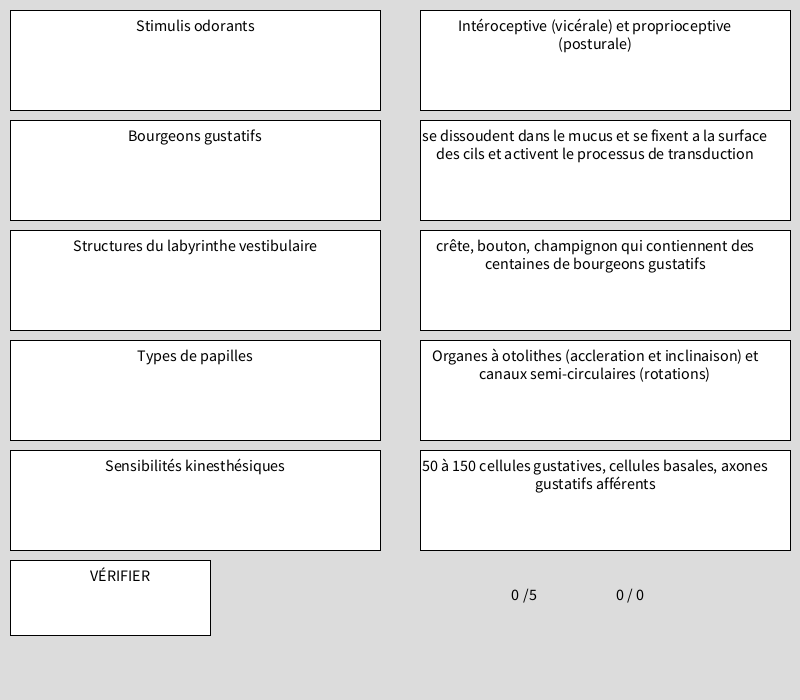
Frame 1 (no input)
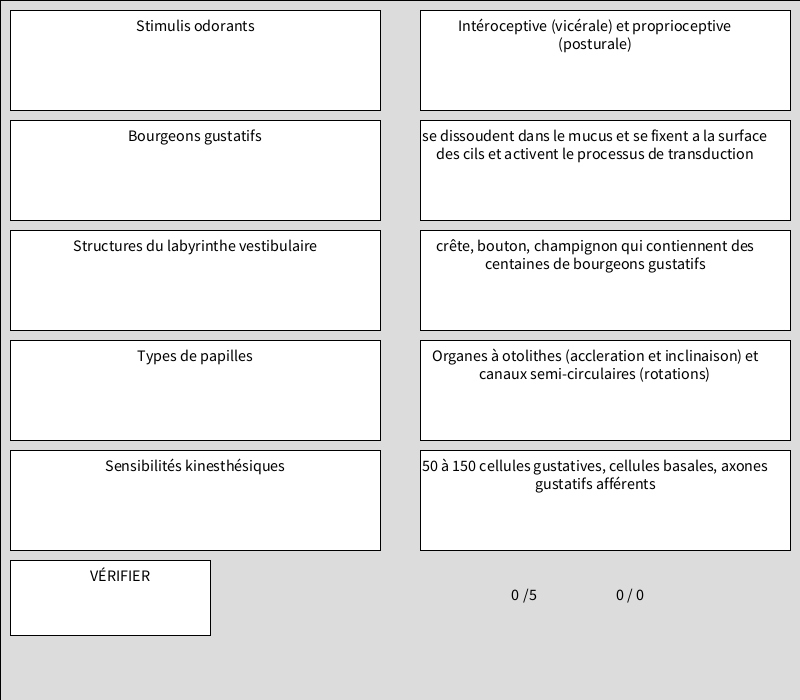
Frame 60 (the mouse pressed at the canvas centre just before this capture)
Frame 120 (the mouse held since frame 60 and released just before this capture): identical to frame 60, image omitted

The Processing sketch that drew these frames (run headless with seeded random() and noise(); from frame 60 on, the mouse is pressed at the canvas centre):

// Processing sketch: processing_91307
// ── processing_91307.pde

int colonnes = 2;
int rangees = 3;
int etat = 1;
int pts = 0;
int pct = 0;
int pctt = 0;
int[] q  = new int[6]; //question
int[] r  = new int[6]; //reponse
int[] m  = new int[6]; //modifie
int[] bq  = new int[6]; //bloc de question
int[] br  = new int[6]; //bloc de reponse

color couleurQ1 = color(255, 255, 255);
color couleurQ2 = color(255, 255, 255);
color couleurQ3 = color(255, 255, 255);
color couleurQ4 = color(255, 255, 255);
color couleurQ5 = color(255, 255, 255);
color couleurR1 = color(255, 255, 255);
color couleurR2 = color(255, 255, 255);
color couleurR3 = color(255, 255, 255);
color couleurR4 = color(255, 255, 255);
color couleurR5 = color(255, 255, 255);
color couleurA1 = color(0);
color couleurA2 = color(0);
color couleurA3 = color(0);
color couleurA4 = color(0);
color couleurA5 = color(0);

String[] question = {
  " Systèmes de détection chimique ", 
  "Les chémorécepteurs ", 
  "La gustation et l’olfaction", 
  "La gustation et l’olfaction diffèrent", 
  "Les gouts de base", 
  "Différenciation des gouts  ", 
  "Organes du gout ", 
  "Cartographie de la langue", 
  "Types de papilles", 
  "Bourgeons gustatifs",
 "Transduction du gout", 
  "Voies centrales du système gustatif", 
  "Influence sur le comportement", 
  "Motivation à se nourrir", 
  "Lésions cérébrales", 
  "Interface utilisant la langue",
"Facteur de survie lié a l’olfaction", 
  "Endroit par ou on ressent les odeurs ", 
  "Les 3 types de cellules de l’éphitélium olfactif ", 
  "L’éphitélium …", 
  "Mucus",   
"Récepteurs Olfactifs", 
  "Dans la couche de mucus ", 
  "Stimulis odorants", 
  "Reconnaître les odeurs", 
  "Influence des odeurs sur le comportement", 
  "Anosmie", 
  "Marketing par odorat (Cinema)", 
  "Marketing par odorat (Jeux)", 
  "Marketing par odorat (Commerce de detail)", 
  "Kinesthésie (ou cinesthésie)", 
  "Sensibilités kinesthésiques", 
  "Introception", 
  "Proprioception ", 
  "Système vestibulaire ", 
  "Structures du labyrinthe vestibulaire", 
  "Influence de la kinesthésie"

}; 

String[] reponse = {
  
  "Organismes univellulaires et multicellulaires", 
  "Types de cellules chimiquement sensibles répartis sur tout le corps", 
  "Roles de détection chimiques dans l’environnement relié a nos besoins fondamentaux", 
  "Par leur structure, leurs mécanismes de chémorecepteurs, organisation globale, connections centrales et leur influence sur le comportement", 
  "sucré, salé, acide, amer, umami(MSG)",
  "Combinaison différente des gouts de base, perception du gout et odeur simultanément et autres modalités sensorielles ", 
  "Le palais, le pharynx, l’épiglotte, cavités nasales(nez+pharynx)", 
  "Certaines parties de la langue sont plus sensibles que d’autres au gout de base(seuil", 
  "crête, bouton, champignon qui contiennent des centaines de bourgeons gustatifs", 
"50 à 150 cellules gustatives, cellules basales, axones gustatifs afférents",
"Processus par lequel un stimulis provoque une réponse dans une cellule sensorielle sous forme de potentiel", 
  "Bourgeons gustatifs – axones gustatifs primaires – tronc cérébral – thalamus – cortex gustatif primaire (aire 36 de Brodmann)", 
  "Déglutition, salivation, vomissement, digestion, respiration", 
  "Information gustative distribuée a l’hypothalamus et certaines structures du système limbique", 
  "Aguesie, perte du sens gustatif (cortex gustatif) et suralimentation, sous-alimentation, alimentation modifiée (hypothalamis)", 
"Machine qui reproduit des pixels sur la langue par un courant électrique qui permet de percevoir une image. Brainport",
  "Differencier les aliments comestibles et non-comestibles, sens chimique pour sentir le danger et facteurs hormonaux de survie", 
  "Fine couche de cellules situées en haut de la cavité nasale : l’éphitélium olfactif", 
  "Cellules olfactives réceptrices, cellules de soutien et cellules basales", 
  "exude une fine couche de mucus qui s’écoule et se reforme toutes les 10 minutes", 
  "composé d’eau contenant des mucopolysaccharides en dissolution et des protéines : anticorps, enzymes, sels, etc", 
  "Ont une fine dendrite unique qui se termine par un petit bouton à la surface de l’épithélium ", 
  "se situe des récepteurs olfactifs qui sont composé de long cils très fins et qui ondulent à partir du bouton", 
  "se dissoudent dans le mucus et se fixent a la surface des cils et activent le processus de transduction", 
  "Par carte olfactive et codage temporel", 
"Par le système limbique en exerçant une influence sur le système endocrinien",
  "Perte de l’olfaction", 
  "Le Grand Bleu, James Bond", 
  "Scent Science", 
  "Restaurants, boulangeries, magasin de chaussures (fausses odeurs)", 
  "Perception de l’équilibre et de la position", 
"Intéroceptive (vicérale) et proprioceptive (posturale)",
"Émotions et homéostasie", 
  "Position relative, déterminé par les propriocepteurs (dans les muscles, tendons, ligaments et jointures)", 
  "Position et déplacement de la tête", 
  "Organes à otolithes (accleration et inclinaison) et canaux semi-circulaires (rotations)", 
  "Sert a nous approprier l’espace et aide avec la perception de soi et la construction de sens"
  
};  

int rand1 = (int)random(question.length);
int rand2 = (int)random(question.length);
int rand3 = (int)random(question.length);
int rand4 = (int)random(question.length);
int rand5 = (int)random(question.length);
int rand1modif = rand1;
int rand2modif = rand2;
int rand3modif = rand3;
int rand4modif = rand4;
int rand5modif = rand5;
int swap = 0;


void setup() {
  size(800, 700);
  smooth();
  noStroke();
  int swap = (int)random(5);

  for (int i = 1; i < q.length; i++ ) {
    q[i] = 0;
    r[i] = 0;
    bq[i] = 0;
    br[i] = 0;
  }

  for (int i = 1; i < m.length; i++ ) {
    m[i] = i;
  }

  while (rand1 == rand2) {
    rand2 = (int)random(question.length);
  }

  while (rand3 == rand2 || rand3 == rand1) {
    rand3 = (int)random(question.length);
  }

  while (rand4 == rand2 || rand3 == rand4 || rand4 == rand1) {
    rand4 = (int)random(question.length);
  }

  while (rand5 == rand2 || rand3 == rand5 || rand4 == rand5 || rand5 == rand1) {
    rand5 = (int)random(question.length);
  }

  //println(question[1]);
  // println(reponse[1]);
}
void draw() { 

  fill(220);
  rect(0, 0, width, height);

  /*rand1modif = rand2;
   rand2modif = rand3;  
   rand3modif = rand4;
   rand4modif = rand1;
   rand5modif = rand5;
   
   m[1] = 2;
   m[2] = 3;
   m[3] = 4;
   m[4] = 1;
   m[5] = 5;*/

  println(swap);
  if (swap==0) {
    println("zéro");
    rand1modif = rand5;
    rand2modif = rand1;  
    rand3modif = rand4;
    rand4modif = rand3;
    rand5modif = rand2;

    m[1] = 5;
    m[2] = 1;
    m[3] = 4;
    m[4] = 3;
    m[5] = 2;
  }

  if (swap==1) {
    println("un");
    rand1modif = rand2;
    rand2modif = rand3;  
    rand3modif = rand4;
    rand4modif = rand1;
    rand5modif = rand5;

    m[1] = 2;
    m[2] = 3;
    m[3] = 4;
    m[4] = 1;
    m[5] = 5;
  }
  if (swap==2) {
    println("deux");
    rand1modif = rand1;
    rand2modif = rand5; 
    rand3modif = rand2;
    rand4modif = rand3;
    rand5modif = rand4;

    m[1] = 1;
    m[2] = 5;
    m[3] = 2;
    m[4] = 3;
    m[5] = 4;
  }
  if (swap==3) {
    println("trois");
    rand1modif = rand4;
    rand2modif = rand5; 
    rand3modif = rand3;
    rand4modif = rand2;
    rand5modif = rand1;

    m[1] = 4;
    m[2] = 5;
    m[3] = 3;
    m[4] = 2;
    m[5] = 1;
  }
  if (swap==4) {
    println("quatre");
    rand1modif = rand2;
    rand2modif = rand1;
    rand3modif = rand4;
    rand4modif = rand5;
    rand5modif = rand3;

    m[1] = 2;
    m[2] = 1;
    m[3] = 4;
    m[4] = 5;
    m[5] = 3;
  }


  if (etat <=2) {

    // Dessin des blocs

    stroke(0);
    strokeWeight(1);
    if (etat ==2) {
      stroke(couleurA1);
      strokeWeight(20);
    }
    fill(couleurQ1);
    rect(10, 10, 370, 100);

    stroke(0);
    strokeWeight(1);
    if (etat ==2) {
      stroke(couleurA2);
      strokeWeight(20);
    }
    fill(couleurQ2);
    rect(10, 120, 370, 100);

    stroke(0);
    strokeWeight(1);
    if (etat ==2) {
      stroke(couleurA3);
      strokeWeight(20);
    }
    fill(couleurQ3);
    rect(10, 230, 370, 100);

    stroke(0);
    strokeWeight(1);
    if (etat ==2) {
      stroke(couleurA4);
      strokeWeight(20);
    }
    fill(couleurQ4);
    rect(10, 340, 370, 100);

    stroke(0);
    strokeWeight(1);
    if (etat ==2) {
      stroke(couleurA5);
      strokeWeight(20);
    }
    fill(couleurQ5);
    rect(10, 450, 370, 100);

    //------------------------

    stroke(0);
    fill(255);
    rect(10, 560, 200, 75);
    
    textAlign(CENTER);
    textSize(16);
    fill(0);
    text("VÉRIFIER", 20, 570, 200, 80);

    //---------------------

    stroke(0);
    fill(couleurR1);
    rect(420, 10, 370, 100);

    stroke(0);
    fill(couleurR2);
    rect(420, 120, 370, 100);

    stroke(0);
    fill(couleurR3);
    rect(420, 230, 370, 100);

    stroke(0);
    fill(couleurR4);
    rect(420, 340, 370, 100);

    stroke(0);
    fill(couleurR5);
    rect(420, 450, 370, 100);



    textAlign(CENTER);
    textSize(16);
    fill(0);
    text(question[rand1], 20, 20, 350, 80);

    textAlign(CENTER);
    textSize(16);
    fill(0);
    text(question[rand2], 20, 130, 350, 80);

    textAlign(CENTER);
    textSize(16);
    fill(0);
    text(question[rand3], 20, 240, 350, 80);

    textAlign(CENTER);
    textSize(16);
    fill(0);
    text(question[rand4], 20, 350, 350, 80);

    textAlign(CENTER);
    textSize(16);
    fill(0);
    text(question[rand5], 20, 460, 350, 80);

    textAlign(CENTER);
    textSize(16);
    fill(0);
    text(reponse[rand1modif], 420, 20, 350, 80);

    textAlign(CENTER);
    textSize(16);
    fill(0);
    text(reponse[rand2modif], 420, 130, 350, 80);

    textAlign(CENTER);
    textSize(16);
    fill(0);
    text(reponse[rand3modif], 420, 240, 350, 80);

    textAlign(CENTER);
    textSize(16);
    fill(0);
    text(reponse[rand4modif], 420, 350, 350, 80);

    textAlign(CENTER);
    textSize(16);
    fill(0);
    text(reponse[rand5modif], 420, 460, 350, 80);

    textAlign(CENTER);
    textSize(16);
    fill(0);
    text(pts, 515, 600);

    textAlign(CENTER);
    textSize(16);
    fill(0);
    text("/5", 530, 600);

    textAlign(CENTER);
    textSize(16);
    fill(0);
    text(pct, 620, 600);

    textAlign(CENTER);
    textSize(16);
    fill(0);
    text("/", 630, 600);

    textAlign(CENTER);
    textSize(16);
    fill(0);
    text(pctt, 640, 600);
  }
}
void mouseReleased() {
  if (etat ==1) {
    if (mouseX >10 && mouseX < 380 && mouseY >10 && mouseY < 110) {
      if (bq[1] == 0) {
        if ( q[5] == 0 &&  q[1] > 0 &&  q[2] > 0 &&  q[3] > 0 &&  q[4] > 0) {
          q[5] = 1;
          bq[1] =5;
          couleurQ1 = color(255, 255, 0);
        }
        if ( q[4] == 0 &&  q[1] > 0 &&  q[2] > 0 &&  q[3] > 0) {
          q[4] = 1;
          bq[1] =4;
          couleurQ1 = color(255, 180, 0);
        }
        if ( q[3] == 0 &&  q[1] > 0 &&  q[2] > 0) {
          q[3] = 1;
          bq[1] =3;
          couleurQ1 = color(0, 255, 0);
        }
        if ( q[2] == 0 &&  q[1] > 0) {
          q[2] = 1;
          bq[1] =2;
          couleurQ1 = color(255, 0, 0);
        }
        if ( q[1] == 0) {
          q[1] = 1;
          bq[1] =1;
          couleurQ1 = color(0, 255, 255);
        }
      }
      else {
        if (bq[1] ==1) {
          q[1] = 0;
          bq[1] =0;
          couleurQ1 = color(255, 255, 255);
        }
        if (bq[1] ==2) {
          q[2] = 0;
          bq[1] =0;
          couleurQ1 = color(255, 255, 255);
        }
        if (bq[1] ==3) {
          q[3] = 0;
          bq[1] =0;
          couleurQ1 = color(255, 255, 255);
        }
        if (bq[1] ==4) {
          q[4] = 0;
          bq[1] =0;
          couleurQ1 = color(255, 255, 255);
        }
        if (bq[1] ==5) {
          q[5] = 0;
          bq[1] =0;
          couleurQ1 = color(255, 255, 255);
        }
      }
    }

    if (mouseX >10 && mouseX < 380 && mouseY >120 && mouseY < 220) {
      if (bq[2] == 0) {
        if ( q[5] == 0 &&  q[1] > 0 &&  q[2] > 0 &&  q[3] > 0 &&  q[4] > 0) {
          q[5] = 2;
          bq[2] =5;
          couleurQ2 = color(255, 255, 0);
        }
        if ( q[4] == 0 &&  q[1] > 0 &&  q[2] > 0 &&  q[3] > 0) {
          q[4] = 2;
          bq[2] =4;
          couleurQ2 = color(255, 180, 0);
        }
        if ( q[3] == 0 &&  q[1] > 0 &&  q[2] > 0) {
          q[3] = 2;
          bq[2] =3;
          couleurQ2 = color(0, 255, 0);
        }
        if ( q[2] == 0 &&  q[1] > 0) {
          q[2] = 2;
          bq[2] =2;
          couleurQ2 = color(255, 0, 0);
        }
        if ( q[1] == 0) {
          q[1] = 2;
          bq[2] =1;
          couleurQ2 = color(0, 255, 255);
        }
      }
      else {
        if (bq[2] ==1) {
          q[1] = 0;
          bq[2] =0;
          couleurQ2 = color(255, 255, 255);
        }
        if (bq[2] ==2) {
          q[2] = 0;
          bq[2] =0;
          couleurQ2 = color(255, 255, 255);
        }
        if (bq[2] ==3) {
          q[3] = 0;
          bq[2] =0;
          couleurQ2 = color(255, 255, 255);
        }
        if (bq[2] ==4) {
          q[4] = 0;
          bq[2] =0;
          couleurQ2 = color(255, 255, 255);
        }
        if (bq[2] ==5) {
          q[5] = 0;
          bq[2] =0;
          couleurQ2 = color(255, 255, 255);
        }
      }
    }

    if (mouseX >10 && mouseX < 380 && mouseY >230 && mouseY < 330) {
      if (bq[3] == 0) {
        if ( q[5] == 0 &&  q[1] > 0 &&  q[2] > 0 &&  q[3] > 0 &&  q[4] > 0) {
          q[5] = 3;
          bq[3] =5;
          couleurQ3 = color(255, 255, 0);
        }
        if ( q[4] == 0 &&  q[1] > 0 &&  q[2] > 0 &&  q[3] > 0) {
          q[4] = 3;
          bq[3] =4;
          couleurQ3 = color(255, 180, 0);
        }
        if ( q[3] == 0 &&  q[1] > 0 &&  q[2] > 0) {
          q[3] = 3;
          bq[3] =3;
          couleurQ3 = color(0, 255, 0);
        }
        if ( q[2] == 0 &&  q[1] > 0) {
          q[2] = 3;
          bq[3] =2;
          couleurQ3 = color(255, 0, 0);
        }
        if ( q[1] == 0) {
          q[1] = 3;
          bq[3] =1;
          couleurQ3 = color(0, 255, 255);
        }
      }
      else {
        if (bq[3] ==1) {
          q[1] = 0;
          bq[3] =0;
          couleurQ3 = color(255, 255, 255);
        }
        if (bq[3] ==2) {
          q[2] = 0;
          bq[3] =0;
          couleurQ3 = color(255, 255, 255);
        }
        if (bq[3] ==3) {
          q[3] = 0;
          bq[3] =0;
          couleurQ3 = color(255, 255, 255);
        }
        if (bq[3] ==4) {
          q[4] = 0;
          bq[3] =0;
          couleurQ3 = color(255, 255, 255);
        }
        if (bq[3] ==5) {
          q[5] = 0;
          bq[3] =0;
          couleurQ3 = color(255, 255, 255);
        }
      }
    }

    if (mouseX >10 && mouseX < 380 && mouseY >340 && mouseY < 440) {
      if (bq[4] == 0) {
        if ( q[5] == 0 &&  q[1] > 0 &&  q[2] > 0 &&  q[3] > 0 &&  q[4] > 0) {
          q[5] = 4;
          bq[4] =5;
          couleurQ4 = color(255, 255, 0);
        }
        if ( q[4] == 0 &&  q[1] > 0 &&  q[2] > 0 &&  q[3] > 0) {
          q[4] = 4;
          bq[4] =4;
          couleurQ4 = color(255, 180, 0);
        }
        if ( q[3] == 0 &&  q[1] > 0 &&  q[2] > 0) {
          q[3] = 4;
          bq[4] =3;
          couleurQ4 = color(0, 255, 0);
        }
        if ( q[2] == 0 &&  q[1] > 0) {
          q[2] = 4;
          bq[4] =2;
          couleurQ4 = color(255, 0, 0);
        }
        if ( q[1] == 0) {
          q[1] = 4;
          bq[4] =1;
          couleurQ4 = color(0, 255, 255);
        }
      }
      else {
        if (bq[4] ==1) {
          q[1] = 0;
          bq[4] =0;
          couleurQ4 = color(255, 255, 255);
        }
        if (bq[4] ==2) {
          q[2] = 0;
          bq[4] =0;
          couleurQ4 = color(255, 255, 255);
        }
        if (bq[4] ==3) {
          q[3] = 0;
          bq[4] =0;
          couleurQ4 = color(255, 255, 255);
        }
        if (bq[4] ==4) {
          q[4] = 0;
          bq[4] =0;
          couleurQ4 = color(255, 255, 255);
        }
        if (bq[4] ==5) {
          q[5] = 0;
          bq[4] =0;
          couleurQ4 = color(255, 255, 255);
        }
      }
    }

    if (mouseX >10 && mouseX < 380 && mouseY >450 && mouseY < 550) {
      if (bq[5] == 0) {
        if ( q[5] == 0 &&  q[1] > 0 &&  q[2] > 0 &&  q[3] > 0 &&  q[4] > 0) {
          q[5] = 5;
          bq[5] =5;
          couleurQ5 = color(255, 255, 0);
        }
        if ( q[4] == 0 &&  q[1] > 0 &&  q[2] > 0 &&  q[3] > 0) {
          q[4] = 5;
          bq[5] =4;
          couleurQ5 = color(255, 180, 0);
        }
        if ( q[3] == 0 &&  q[1] > 0 &&  q[2] > 0) {
          q[3] = 5;
          bq[5] =3;
          couleurQ5 = color(0, 255, 0);
        }
        if ( q[2] == 0 &&  q[1] > 0) {
          q[2] = 5;
          bq[5] =2;
          couleurQ5 = color(255, 0, 0);
        }
        if ( q[1] == 0) {
          q[1] = 5;
          bq[5] =1;
          couleurQ5 = color(0, 255, 255);
        }
      }
      else {
        if (bq[5] ==1) {
          q[1] = 0;
          bq[5] =0;
          couleurQ5 = color(255, 255, 255);
        }
        if (bq[5] ==2) {
          q[2] = 0;
          bq[5] =0;
          couleurQ5 = color(255, 255, 255);
        }
        if (bq[5] ==3) {
          q[3] = 0;
          bq[5] =0;
          couleurQ5 = color(255, 255, 255);
        }
        if (bq[5] ==4) {
          q[4] = 0;
          bq[5] =0;
          couleurQ5 = color(255, 255, 255);
        }
        if (bq[5] ==5) {
          q[5] = 0;
          bq[5] =0;
          couleurQ5 = color(255, 255, 255);
        }
      }
    }

    //---------------------Réponses

    if (mouseX >420 && mouseX < 790 && mouseY >10 && mouseY < 110) {
      if (br[1] == 0) {
        if ( r[5] == 0 &&  r[1] > 0 &&  r[2] > 0 &&  r[3] > 0 &&  r[4] > 0) {
          r[5] = 1;
          br[1] =5;
          couleurR1 = color(255, 255, 0);
        }
        if ( r[4] == 0 &&  r[1] > 0 &&  r[2] > 0 &&  r[3] > 0) {
          r[4] = 1;
          br[1] =4;
          couleurR1 = color(255, 180, 0);
        }
        if ( r[3] == 0 &&  r[1] > 0 &&  r[2] > 0) {
          r[3] = 1;
          br[1] =3;
          couleurR1 = color(0, 255, 0);
        }
        if ( r[2] == 0 &&  r[1] > 0) {
          r[2] = 1;
          br[1] =2;
          couleurR1 = color(255, 0, 0);
        }
        if ( r[1] == 0) {
          r[1] = 1;
          br[1] =1;
          couleurR1 = color(0, 255, 255);
        }
      }
      else {
        if (br[1] ==1) {
          r[1] = 0;
          br[1] =0;
          couleurR1 = color(255, 255, 255);
        }
        if (br[1] ==2) {
          r[2] = 0;
          br[1] =0;
          couleurR1 = color(255, 255, 255);
        }
        if (br[1] ==3) {
          r[3] = 0;
          br[1] =0;
          couleurR1 = color(255, 255, 255);
        }
        if (br[1] ==4) {
          r[4] = 0;
          br[1] =0;
          couleurR1 = color(255, 255, 255);
        }
        if (br[1] ==5) {
          r[5] = 0;
          br[1] =0;
          couleurR1 = color(255, 255, 255);
        }
      }
    }

    if (mouseX >420 && mouseX < 790 && mouseY >120 && mouseY < 220) {
      if (br[2] == 0) {
        if ( r[5] == 0 &&  r[1] > 0 &&  r[2] > 0 &&  r[3] > 0 &&  r[4] > 0) {
          r[5] = 2;
          br[2] =5;
          couleurR2 = color(255, 255, 0);
        }
        if ( r[4] == 0 &&  r[1] > 0 &&  r[2] > 0 &&  r[3] > 0) {
          r[4] = 2;
          br[2] =4;
          couleurR2 = color(255, 180, 0);
        }
        if ( r[3] == 0 &&  r[1] > 0 &&  r[2] > 0) {
          r[3] = 2;
          br[2] =3;
          couleurR2 = color(0, 255, 0);
        }
        if ( r[2] == 0 &&  r[1] > 0) {
          r[2] = 2;
          br[2] =2;
          couleurR2 = color(255, 0, 0);
        }
        if ( r[1] == 0) {
          r[1] = 2;
          br[2] =1;
          couleurR2 = color(0, 255, 255);
        }
      }
      else {
        if (br[2] ==1) {
          r[1] = 0;
          br[2] =0;
          couleurR2 = color(255, 255, 255);
        }
        if (br[2] ==2) {
          r[2] = 0;
          br[2] =0;
          couleurR2 = color(255, 255, 255);
        }
        if (br[2] ==3) {
          r[3] = 0;
          br[2] =0;
          couleurR2 = color(255, 255, 255);
        }
        if (br[2] ==4) {
          r[4] = 0;
          br[2] =0;
          couleurR2 = color(255, 255, 255);
        }
        if (br[2] ==5) {
          r[5] = 0;
          br[2] =0;
          couleurR2 = color(255, 255, 255);
        }
      }
    }

    if (mouseX >420 && mouseX < 790 && mouseY >230 && mouseY < 330) {
      if (br[3] == 0) {
        if ( r[5] == 0 &&  r[1] > 0 &&  r[2] > 0 &&  r[3] > 0 &&  r[4] > 0) {
          r[5] = 3;
          br[3] =5;
          couleurR3 = color(255, 255, 0);
        }
        if ( r[4] == 0 &&  r[1] > 0 &&  r[2] > 0 &&  r[3] > 0) {
          r[4] = 3;
          br[3] =4;
          couleurR3 = color(255, 180, 0);
        }
        if ( r[3] == 0 &&  r[1] > 0 &&  r[2] > 0) {
          r[3] = 3;
          br[3] =3;
          couleurR3 = color(0, 255, 0);
        }
        if ( r[2] == 0 &&  r[1] > 0) {
          r[2] = 3;
          br[3] =2;
          couleurR3 = color(255, 0, 0);
        }
        if ( r[1] == 0) {
          r[1] = 3;
          br[3] =1;
          couleurR3 = color(0, 255, 255);
        }
      }
      else {
        if (br[3] ==1) {
          r[1] = 0;
          br[3] =0;
          couleurR3 = color(255, 255, 255);
        }
        if (br[3] ==2) {
          r[2] = 0;
          br[3] =0;
          couleurR3 = color(255, 255, 255);
        }
        if (br[3] ==3) {
          r[3] = 0;
          br[3] =0;
          couleurR3 = color(255, 255, 255);
        }
        if (br[3] ==4) {
          r[4] = 0;
          br[3] =0;
          couleurR3 = color(255, 255, 255);
        }
        if (br[3] ==5) {
          r[5] = 0;
          br[3] =0;
          couleurR3 = color(255, 255, 255);
        }
      }
    }

    if (mouseX >420 && mouseX < 790 && mouseY >340 && mouseY < 440) {
      if (br[4] == 0) {
        if ( r[5] == 0 &&  r[1] > 0 &&  r[2] > 0 &&  r[3] > 0 &&  r[4] > 0) {
          r[5] = 4;
          br[4] =5;
          couleurR4 = color(255, 255, 0);
        }
        if ( r[4] == 0 &&  r[1] > 0 &&  r[2] > 0 &&  r[3] > 0) {
          r[4] = 4;
          br[4] =4;
          couleurR4 = color(255, 180, 0);
        }
        if ( r[3] == 0 &&  r[1] > 0 &&  r[2] > 0) {
          r[3] = 4;
          br[4] =3;
          couleurR4 = color(0, 255, 0);
        }
        if ( r[2] == 0 &&  r[1] > 0) {
          r[2] = 4;
          br[4] =2;
          couleurR4 = color(255, 0, 0);
        }
        if ( r[1] == 0) {
          r[1] = 4;
          br[4] =1;
          couleurR4 = color(0, 255, 255);
        }
      }
      else {
        if (br[4] ==1) {
          r[1] = 0;
          br[4] =0;
          couleurR4 = color(255, 255, 255);
        }
        if (br[4] ==2) {
          r[2] = 0;
          br[4] =0;
          couleurR4 = color(255, 255, 255);
        }
        if (br[4] ==3) {
          r[3] = 0;
          br[4] =0;
          couleurR4 = color(255, 255, 255);
        }
        if (br[4] ==4) {
          r[4] = 0;
          br[4] =0;
          couleurR4 = color(255, 255, 255);
        }
        if (br[4] ==5) {
          r[5] = 0;
          br[4] =0;
          couleurR4 = color(255, 255, 255);
        }
      }
    }

    if (mouseX >420 && mouseX < 790 && mouseY >450 && mouseY < 550) {
      if (br[5] == 0) {
        if ( r[5] == 0 &&  r[1] > 0 &&  r[2] > 0 &&  r[3] > 0 &&  r[4] > 0) {
          r[5] = 5;
          br[5] =5;
          couleurR5 = color(255, 255, 0);
        }
        if ( r[4] == 0 &&  r[1] > 0 &&  r[2] > 0 &&  r[3] > 0) {
          r[4] = 5;
          br[5] =4;
          couleurR5 = color(255, 180, 0);
        }
        if ( r[3] == 0 &&  r[1] > 0 &&  r[2] > 0) {
          r[3] = 5;
          br[5] =3;
          couleurR5 = color(0, 255, 0);
        }
        if ( r[2] == 0 &&  r[1] > 0) {
          r[2] = 5;
          br[5] =2;
          couleurR5 = color(255, 0, 0);
        }
        if ( r[1] == 0) {
          r[1] = 5;
          br[5] =1;
          couleurR5 = color(0, 255, 255);
        }
      }
      else {
        if (br[5] ==1) {
          r[1] = 0;
          br[5] =0;
          couleurR5 = color(255, 255, 255);
        }
        if (br[5] ==2) {
          r[2] = 0;
          br[5] =0;
          couleurR5 = color(255, 255, 255);
        }
        if (br[5] ==3) {
          r[3] = 0;
          br[5] =0;
          couleurR5 = color(255, 255, 255);
        }
        if (br[5] ==4) {
          r[4] = 0;
          br[5] =0;
          couleurR5 = color(255, 255, 255);
        }
        if (br[5] ==5) {
          r[5] = 0;
          br[5] =0;
          couleurR5 = color(255, 255, 255);
        }
      }
    }
  }

  //---vérifie

  if (mouseX >10 && mouseX < 210 && mouseY >560 && mouseY < 635) {
    if (etat ==2) { 
      etat =3;
    }
    if (etat ==1) { 
      couleurA1 = color(255, 0, 0);
      couleurA2 = color(255, 0, 0);
      couleurA3 = color(255, 0, 0);
      couleurA4 = color(255, 0, 0);
      couleurA5 = color(255, 0, 0);
      etat =2;
      if (q[1]==m[r[1]]) {
        pts += 1;
        println("q1");

        if (bq[1] == 1) {
          couleurA1 = color(0, 255, 0);
        }
        if (bq[2] == 1) {
          couleurA2 = color(0, 255, 0);
        }
        if (bq[3] == 1) {
          couleurA3 = color(0, 255, 0);
        }
        if (bq[4] == 1) {
          couleurA4 = color(0, 255, 0);
        }
        if (bq[5] == 1) {
          couleurA5 = color(0, 255, 0);
        }
      }
      if (q[2]==m[r[2]]) {
        pts += 1;
        println("q2");
        if (bq[1] == 2) {
          couleurA1 = color(0, 255, 0);
        }
        if (bq[2] == 2) {
          couleurA2 = color(0, 255, 0);
        }
        if (bq[3] == 2) {
          couleurA3 = color(0, 255, 0);
        }
        if (bq[4] == 2) {
          couleurA4 = color(0, 255, 0);
        }
        if (bq[5] == 2) {
          couleurA5 = color(0, 255, 0);
        }
      }

      if (q[3]==m[r[3]]) {
        pts += 1;
        println("q3");
        if (bq[1] == 3) {
          couleurA1 = color(0, 255, 0);
        }
        if (bq[2] == 3) {
          couleurA2 = color(0, 255, 0);
        }
        if (bq[3] == 3) {
          couleurA3 = color(0, 255, 0);
        }
        if (bq[4] == 3) {
          couleurA4 = color(0, 255, 0);
        }
        if (bq[5] == 3) {
          couleurA5 = color(0, 255, 0);
        }
      }

      if (q[4]==m[r[4]]) {
        pts += 1;
        println("q4");
        if (bq[1] == 4) {
          couleurA1 = color(0, 255, 0);
        }
        if (bq[2] == 4) {
          couleurA2 = color(0, 255, 0);
        }
        if (bq[3] == 4) {
          couleurA3 = color(0, 255, 0);
        }
        if (bq[4] == 4) {
          couleurA4 = color(0, 255, 0);
        }
        if (bq[4] == 4) {
          couleurA5 = color(0, 255, 0);
        }
      }

      if (q[5]==m[r[5]]) {
        pts += 1;
        println("q5");
        if (bq[1] == 5) {
          couleurA1 = color(0, 255, 0);
        }
        if (bq[2] == 5) {
          couleurA2 = color(0, 255, 0);
        }
        if (bq[3] == 5) {
          couleurA3 = color(0, 255, 0);
        }
        if (bq[4] == 5) {
          couleurA4 = color(0, 255, 0);
        }
        if (bq[5] == 5) {
          couleurA5 = color(0, 255, 0);
        }
      }
      pct += pts;
      pctt += 5;
    } 
    if (etat ==3) { 
      pts = 0;
      etat =1;
      swap = (int)random(5);

      for (int i = 1; i < q.length; i++ ) {
        q[i] = 0;
        r[i] = 0;
        bq[i] = 0;
        br[i] = 0;
      }

      for (int i = 1; i < m.length; i++ ) {
        m[i] = i;
      }

      while (rand1 == rand2) {
        rand2 = (int)random(question.length);
      }

      while (rand3 == rand2 || rand3 == rand1) {
        rand3 = (int)random(question.length);
      }

      while (rand4 == rand2 || rand3 == rand4 || rand4 == rand1) {
        rand4 = (int)random(question.length);
      }

      while (rand5 == rand2 || rand3 == rand5 || rand4 == rand5 || rand5 == rand1) {
        rand5 = (int)random(question.length);
      }


      rand1 = (int)random(question.length);
      rand2 = (int)random(question.length);
      rand3 = (int)random(question.length);
      rand4 = (int)random(question.length);
      rand5 = (int)random(question.length);
      rand1modif = rand1;
      rand2modif = rand2;
      rand3modif = rand3;
      rand4modif = rand4;
      rand5modif = rand5;
      couleurQ1 = color(255, 255, 255);
      couleurQ2 = color(255, 255, 255);
      couleurQ3 = color(255, 255, 255);
      couleurQ4 = color(255, 255, 255);
      couleurQ5 = color(255, 255, 255);
      couleurR1 = color(255, 255, 255);
      couleurR2 = color(255, 255, 255);
      couleurR3 = color(255, 255, 255);
      couleurR4 = color(255, 255, 255);
      couleurR5 = color(255, 255, 255);

      for (int i = 1; i < q.length; i++ ) {
        q[i] = 0;
        r[i] = 0;
        bq[i] = 0;
        br[i] = 0;
      }

      for (int i = 1; i < m.length; i++ ) {
        m[i] = i;
      }

      while (rand1 == rand2) {
        rand2 = (int)random(question.length);
      }

      while (rand3 == rand2 || rand3 == rand1) {
        rand3 = (int)random(question.length);
      }

      while (rand4 == rand2 || rand3 == rand4 || rand4 == rand1) {
        rand4 = (int)random(question.length);
      }

      while (rand5 == rand2 || rand3 == rand5 || rand4 == rand5 || rand5 == rand1) {
        rand5 = (int)random(question.length);
      }
    }
  }
}
